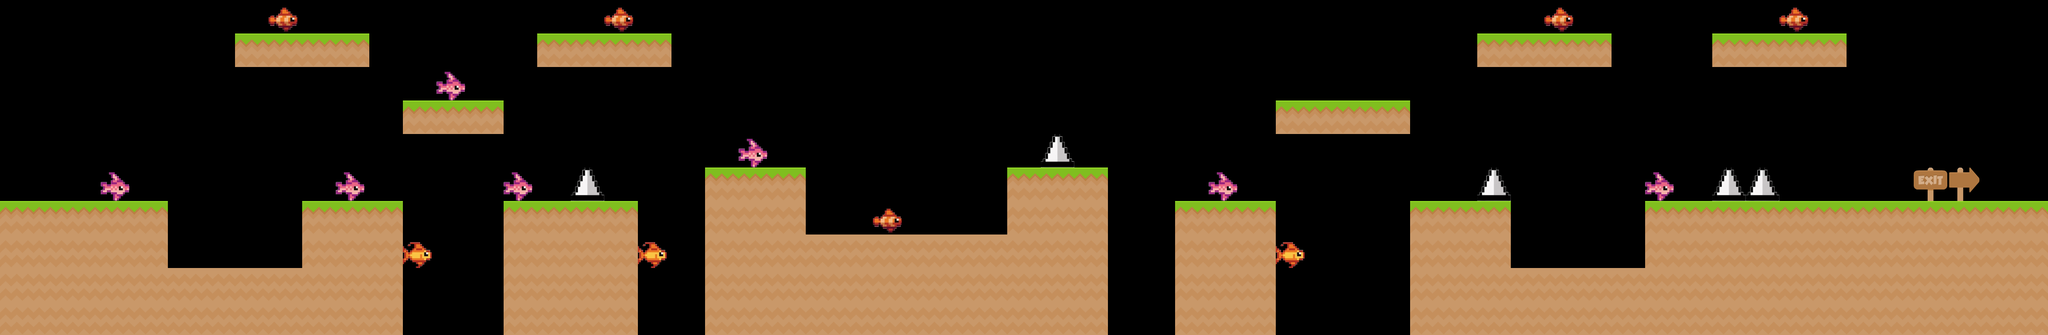

The image is a tile-based game level rendered from a .tmx file. Its description and source (layers, tilesets, objects; grid data summarised) follow:
An orthogonal 61x10 tile map with 70x70 px tiles, 11 tile layers (earth, decorations, spikes, fish8, ...), 3 hidden layers not drawn, 4 tilesets.

<map version="1.10" tiledversion="1.11.2" orientation="orthogonal" renderorder="right-down" width="61" height="10" tilewidth="70" tileheight="70" infinite="0" nextlayerid="16" nextobjectid="1">
 <tileset firstgid="1" source="../spritesheets/tiles_spritesheet.tsx" />
 <tileset firstgid="157" source="../spritesheets/spike.tsx" />
 <tileset firstgid="158" source="../spritesheets/Items.tsx" />
 <tileset firstgid="166" name="dog_0" tilewidth="95" tileheight="70" tilecount="1" columns="1">
  <image source="../images/enemy/dog_0.png" width="95" height="70" />
 </tileset>
 <layer id="1" name="earth" width="61" height="10">
  <data>[610 cells, 207 non-empty, 2 distinct tile ids]</data>
 </layer>
 <layer id="13" name="decorations" width="61" height="10">
  <data>[610 cells, 2 non-empty, 2 distinct tile ids]</data>
 </layer>
 <layer id="12" name="exit" width="61" height="10" visible="0">
  <data>[610 cells, 6 non-empty, 2 distinct tile ids]</data>
 </layer>
 <layer id="2" name="spikes" width="61" height="10">
  <data>[610 cells, 5 non-empty, 1 distinct tile ids]</data>
 </layer>
 <layer id="14" name="enemies" width="61" height="10" visible="0">
  <data>[610 cells, 8 non-empty, 1 distinct tile ids]</data>
 </layer>
 <layer id="15" name="fireworks" width="61" height="10" visible="0">
  <data>[610 cells, 2 non-empty, 1 distinct tile ids]</data>
 </layer>
 <layer id="11" name="fish8" width="61" height="10">
  <data>[610 cells, 0 non-empty, 0 distinct tile ids]</data>
 </layer>
 <layer id="10" name="fish7" width="61" height="10">
  <data>[610 cells, 0 non-empty, 0 distinct tile ids]</data>
 </layer>
 <layer id="9" name="fish6" width="61" height="10">
  <data>[610 cells, 0 non-empty, 0 distinct tile ids]</data>
 </layer>
 <layer id="8" name="fish5" width="61" height="10">
  <data>[610 cells, 0 non-empty, 0 distinct tile ids]</data>
 </layer>
 <layer id="7" name="fish4" width="61" height="10">
  <data>[610 cells, 5 non-empty, 1 distinct tile ids]</data>
 </layer>
 <layer id="6" name="fish3" width="61" height="10">
  <data>[610 cells, 3 non-empty, 1 distinct tile ids]</data>
 </layer>
 <layer id="4" name="fish2" width="61" height="10">
  <data>[610 cells, 0 non-empty, 0 distinct tile ids]</data>
 </layer>
 <layer id="5" name="fish1" width="61" height="10">
  <data>[610 cells, 7 non-empty, 1 distinct tile ids]</data>
 </layer>
</map>
